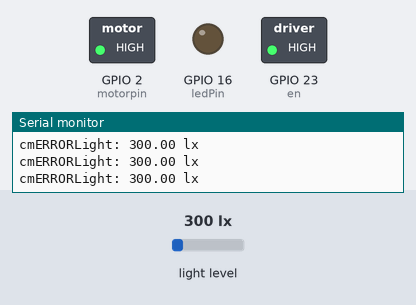
A sketch run on a simulated ESP32. On the bench: switched loads named in the sketch (green lamp = pin HIGH), output pins drawn as LEDs (lit = HIGH), the last lines printed to the serial monitor. The test bench sets the inputs (shaded band); at power-on: light level 300 lx.

Above: at 1.2 s.
1.3 s: light level set to 285 lx
At 2.5 s:
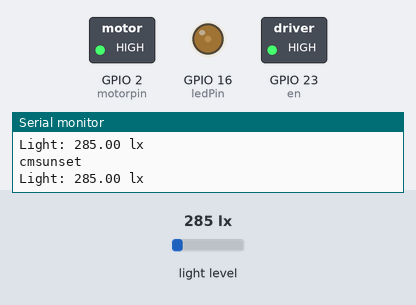
2.8 s: light level set to 53 lx
4.3 s: light level set to 47 lx
At 4.9 s:
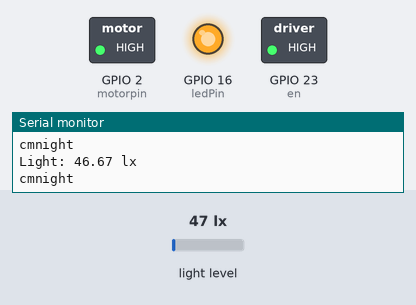
Timing chart, 0 to 7.3 s (numbered marks = the images above; inputs shaded):
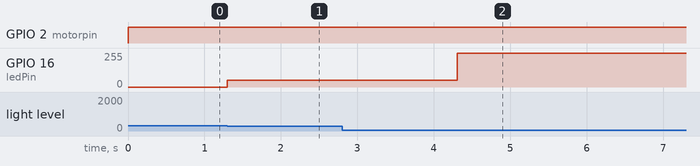

Measured:
- the behaviour switches between 300 and 299 lx on light level (found by bisection; images 0 and 1)
- the behaviour switches between 50 and 49 lx on light level (found by bisection; images 1 and 2)
- after the input at 1.3 s, GPIO 16 (ledPin): 0/255 → 50/255 at once
- after the input at 4.3 s, GPIO 16 (ledPin): 50/255 → 255/255 at once

The sketch:

sketch_mar12a.ino
```cpp
/*
  Example of BH1750 library usage. This example initialises the BH1750 object using the default high resolution continuous mode and then makes a light level reading every second.
*/

#include <Wire.h>
#include <BH1750.h>

BH1750 lightMeter;
const int ledPin = 16;  // 16 corresponds to GPIO16 to leds...
//connect out 1 and out 2 to  motor from l298n module
// setting PWM properties
const int freq = 5000;
const int ledChannel = 0;
const int resolution = 8;
int night_brightness=255;
int sunrise_brightness=50;
int noon_brightness=0;
int sunset_brightness=150;
const int trig=5; // connect trig from ultra to gpio 5
const int echo=18;// connect echo from ultra to gpio 18
int motorpin= 2;//connect gpio 2 to motor in1 and gpio22 to motor in2
int en=23;//motor enabler from l298n module to 23 gpio
const int threshhold=10;
int sunrise_finder_var=10;

int ultra(){//returns the distance between water and the tank celing
  digitalWrite(trig, HIGH);
  delayMicroseconds(10);
  digitalWrite(trig, LOW);

     // measure duration of pulse from ECHO pin
   float duration_us = pulseIn(echo, HIGH);

    // calculate the distance

    float distance_cm = 0.017 * duration_us;
    return(distance_cm);
}

void setup(){
  Serial.begin(9600);
  digitalWrite(en, HIGH);//ensbling the motor pin

  Wire.begin();//enabling the i2c for the bh1750 sensor

  ledcSetup(ledChannel, freq, resolution);//sensor parameters

  ledcAttachPin(ledPin, ledChannel);

  lightMeter.begin();

  Serial.println(F("BH1750 Test begin"));
  //enabling the motor pins
  pinMode(motorpin, OUTPUT);
  pinMode(en,OUTPUT);
  //enabling the ultrasonic sensor pins
  pinMode(trig,OUTPUT);
  pinMode(echo,INPUT);

}

void loop() {
  float lux = lightMeter.readLightLevel();
  digitalWrite(motorpin,HIGH);//setting motor to off
  //----------------------------------------------------------------------------------------------------
  //DAY
  //-------------------------------------------------------------------
    if( lux<50){
      ledcWrite(ledChannel,night_brightness);//the brightness of the leds are set to max
      Serial.println("night");
      sunrise_finder_var=0; //when vaiable is set to 0 it means the sunrise did not occur yet( this is to differentiate between the sunrise and sunset.....once the sunrise happens and it goes to noon the var becomes 1 differentiating between sunrise and sunset)
      digitalWrite(motorpin,HIGH);} //motor off
  //=======================================================================================================
  //sunrise motor with motor off
  //=======================================================================================================
    else if(lux>50 && lux<300 && sunrise_finder_var==0 && ultra()<15){
      ledcWrite(ledChannel,sunrise_brightness);//the brightness is set to dutycycle 100
      Serial.println("sunrise tank full");
      digitalWrite(motorpin,HIGH);}//motor is set to off
  //=======================================================================================================
  //sunrise with motor on
  //=======================================================================================================
    else if(lux>50 && lux<300 && sunrise_finder_var==0 && ultra()>15){
      ledcWrite(ledChannel,sunrise_brightness);
      Serial.println("sunrise tank empty");
      digitalWrite(motorpin,LOW);}//motor is set to on
  //=======================================================================================================
  //                     Sunset
  //=======================================================================================================
    else if(lux>50 && lux<300 && sunrise_finder_var!=0){
      ledcWrite(ledChannel,sunrise_brightness);//leds duty cycle set to 100
      Serial.println("sunset");}
  //=======================================================================================================
  //                      Morning
  //=======================================================================================================
    else if( lux>300){
      ledcWrite(ledChannel,noon_brightness);//leds turned off
      Serial.println("Morning!");
      digitalWrite(motorpin,HIGH);//motor turned off
      sunrise_finder_var=1;}
  //===================================
  //ERROR
  //===================================
    else{
      Serial.print("ERROR");
    }
  //========================================================================================================
  Serial.print("Light: ");
  Serial.print(lux);
  Serial.println(" lx");

  Serial.print("cm");
  delay(20);
}
```
